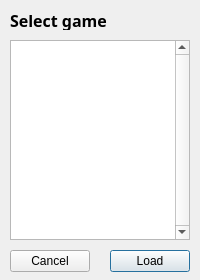
<?xml version="1.0" encoding="UTF-8"?>
<ui version="4.0">
 <class>QDialogGames</class>
 <widget class="QDialog" name="QDialogGames">
  <property name="geometry">
   <rect>
    <x>0</x>
    <y>0</y>
    <width>200</width>
    <height>280</height>
   </rect>
  </property>
  <property name="windowTitle">
   <string>Dialog</string>
  </property>
  <widget class="QListWidget" name="listGames">
   <property name="geometry">
    <rect>
     <x>10</x>
     <y>40</y>
     <width>180</width>
     <height>200</height>
    </rect>
   </property>
   <property name="verticalScrollBarPolicy">
    <enum>Qt::ScrollBarAlwaysOn</enum>
   </property>
  </widget>
  <widget class="QLabel" name="label">
   <property name="geometry">
    <rect>
     <x>10</x>
     <y>10</y>
     <width>180</width>
     <height>20</height>
    </rect>
   </property>
   <property name="font">
    <font>
     <family>Waree</family>
     <pointsize>12</pointsize>
     <weight>75</weight>
     <bold>true</bold>
    </font>
   </property>
   <property name="text">
    <string>Select game</string>
   </property>
  </widget>
  <widget class="QPushButton" name="btnOk">
   <property name="geometry">
    <rect>
     <x>110</x>
     <y>250</y>
     <width>80</width>
     <height>22</height>
    </rect>
   </property>
   <property name="text">
    <string>Load</string>
   </property>
  </widget>
  <widget class="QPushButton" name="btnCancel">
   <property name="geometry">
    <rect>
     <x>10</x>
     <y>250</y>
     <width>80</width>
     <height>22</height>
    </rect>
   </property>
   <property name="text">
    <string>Cancel</string>
   </property>
  </widget>
 </widget>
 <tabstops>
  <tabstop>btnOk</tabstop>
  <tabstop>btnCancel</tabstop>
  <tabstop>listGames</tabstop>
 </tabstops>
 <resources/>
 <connections>
  <connection>
   <sender>btnCancel</sender>
   <signal>clicked()</signal>
   <receiver>QDialogGames</receiver>
   <slot>reject()</slot>
   <hints>
    <hint type="sourcelabel">
     <x>71</x>
     <y>257</y>
    </hint>
    <hint type="destinationlabel">
     <x>98</x>
     <y>245</y>
    </hint>
   </hints>
  </connection>
  <connection>
   <sender>btnOk</sender>
   <signal>clicked()</signal>
   <receiver>QDialogGames</receiver>
   <slot>accept()</slot>
   <hints>
    <hint type="sourcelabel">
     <x>158</x>
     <y>263</y>
    </hint>
    <hint type="destinationlabel">
     <x>191</x>
     <y>243</y>
    </hint>
   </hints>
  </connection>
 </connections>
</ui>
